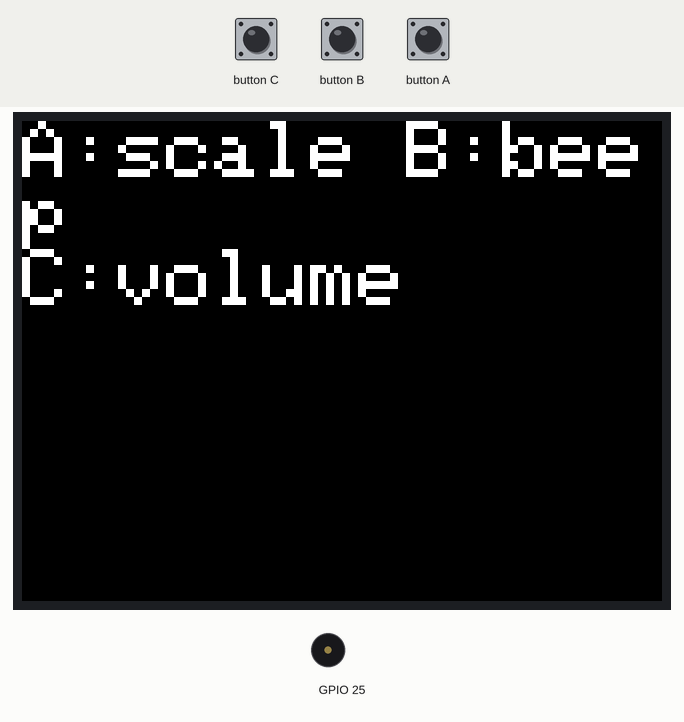
This sketch was run on a simulated ESP32. Parts: 320×240 colour display, buzzer (waves = sounding). The test bench sets the inputs (shaded band).

Above: at 1.3 s.
1.4 s: button C pressed for 0.15 s
At 2.8 s:
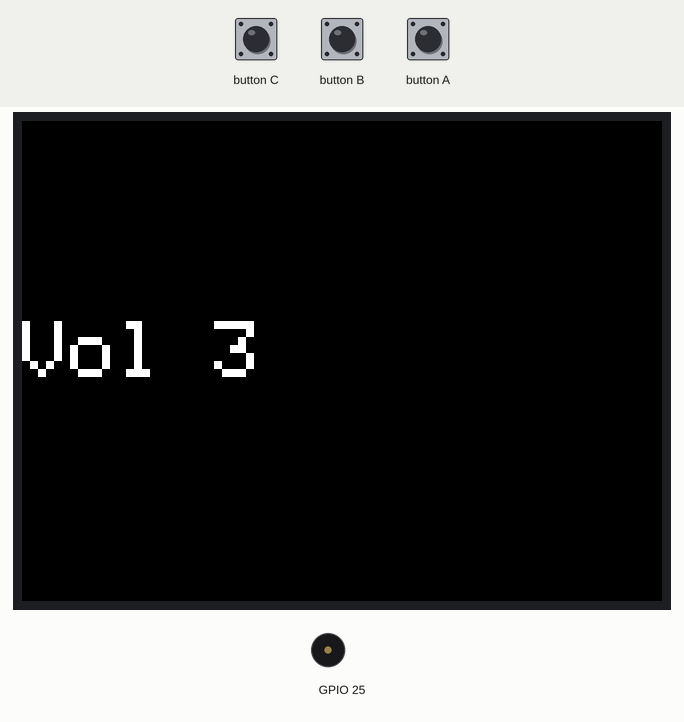
3.1 s: button C pressed for 1 s
At 4.1 s:
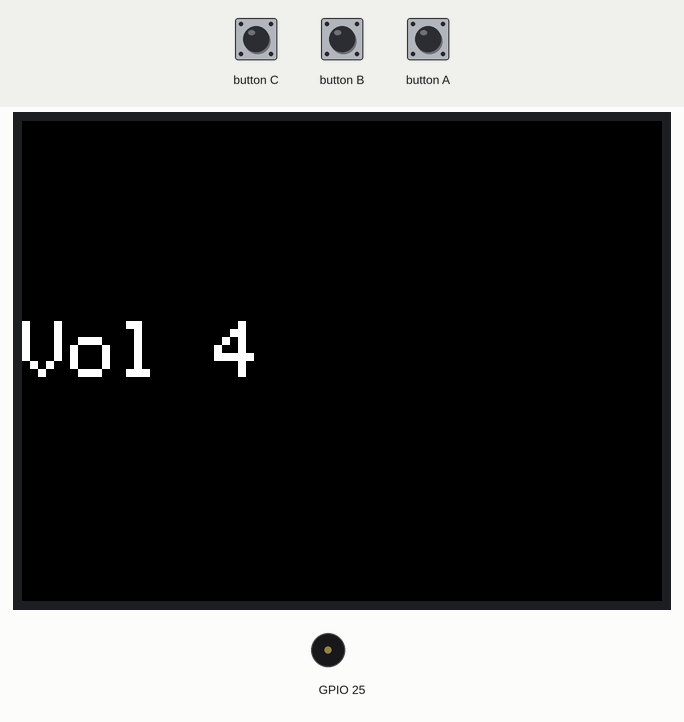
5.6 s: button A pressed for 0.15 s
At 6.5 s:
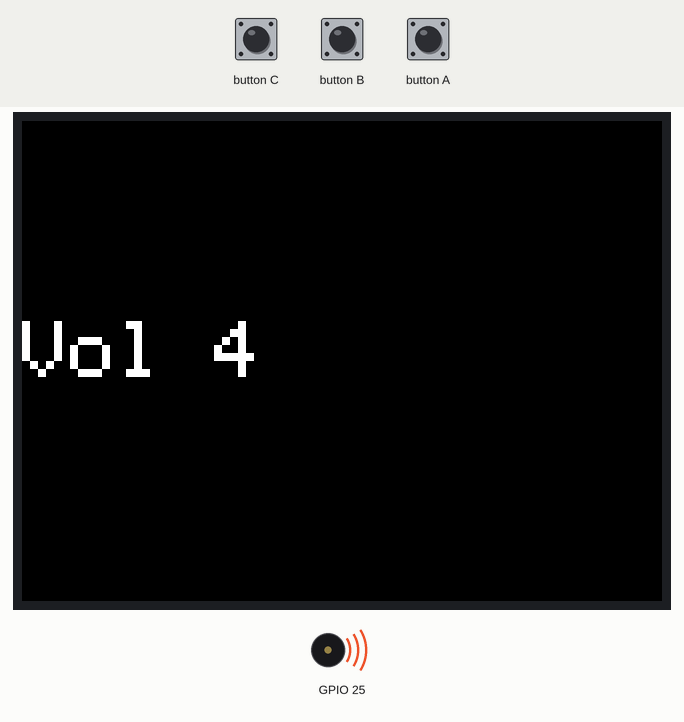
8.7 s: button A pressed for 1 s
At 11.9 s:
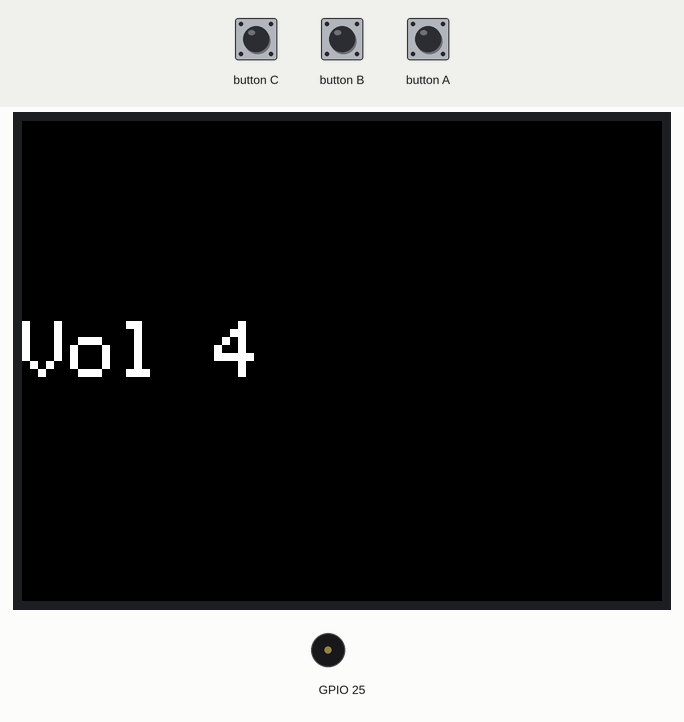
Timing chart, 0 to 13.4 s (numbered marks = the images above; inputs shaded):
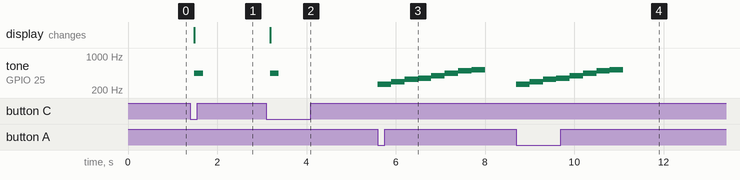

The sketch:

07_tones_and_melody.ino
```cpp
// SPEAKER: TONES, MELODY, ARRAYS + FOR LOOP
// A = play scale (C D E F G A B C) | B = beep | C = volume up (cycles 1..8)
#include <M5Stack.h>

// Note frequencies (Hz)
int notes[] = {262, 294, 330, 349, 392, 440, 494, 524};
int volume = 2;

void setup() {
  M5.begin();
  M5.Speaker.setVolume(volume);
  M5.Lcd.setTextSize(4);
  M5.Lcd.println("A:scale B:beep");
  M5.Lcd.println("C:volume");
}

void loop() {
  M5.update();

  if (M5.BtnA.wasPressed()) {
    for (int i = 0; i < 8; i++) {
      M5.Speaker.tone(notes[i]);
      delay(300);
    }
    M5.Speaker.mute();
  }
  if (M5.BtnB.wasPressed()) {
    M5.Speaker.tone(1000, 200);   // tone(freq, duration_ms)
  }
  if (M5.BtnC.wasPressed()) {
    volume++;
    if (volume > 8) volume = 1;
    M5.Speaker.setVolume(volume);
    M5.Lcd.fillScreen(BLACK);
    M5.Lcd.setCursor(0, 100);
    M5.Lcd.print("Vol ");
    M5.Lcd.print(volume);
    M5.Speaker.tone(440, 200);
  }
}
```

Measured:
- after the input at 1.4 s, tone on GPIO 25: silent → 440 Hz after 0.08 s, → silent 0.20 s later; the display: changes after 0.08 s (image 1)
- after the input at 3.1 s, tone on GPIO 25: silent → 440 Hz after 0.08 s, → silent 0.20 s later; the display: changes after 0.08 s (image 2)
- after the input at 5.6 s, tone on GPIO 25: plays 262 Hz for 0.30 s, 294 Hz for 0.30 s, 330 Hz for 0.30 s, 349 Hz for 0.30 s, 392 Hz for 0.30 s, 440 Hz for 0.30 s … (8 notes in this stretch), starting at once
- after the input at 8.7 s, tone on GPIO 25: plays 262 Hz for 0.30 s, 294 Hz for 0.30 s, 330 Hz for 0.30 s, 349 Hz for 0.30 s, 392 Hz for 0.30 s, 440 Hz for 0.30 s … (8 notes in this stretch), starting at once
